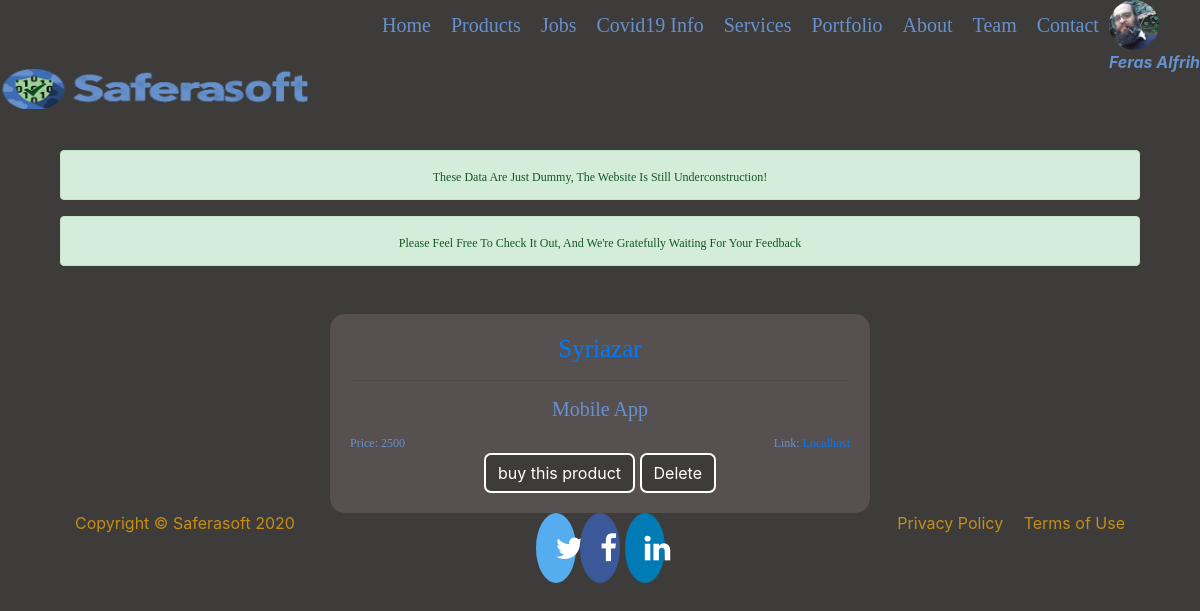
The app's page /products/products/details/1/ (signed in) with its own data.
### users/models.py (models this page shows, shortened)
class Profile(models.Model):
    user = models.OneToOneField(User, on_delete=models.CASCADE)
    image = models.ImageField(default='default.png', upload_to='profile_pics')
    jobAs = models.OneToOneField(Job, on_delete=models.SET_NULL, null=True, blank=True)
    balance = models.IntegerField(default=0, blank=True, null=True)
    sex = models.CharField(max_length=6, blank=True, null=True)
    last_logout = models.DateField(default='1970-01-01', blank=True, null=True)
    staff_requested = models.BooleanField(default=False)

### products/models.py (models this page shows, shortened)
class Product(models.Model):
	name = models.CharField(max_length=200)
	p_type = models.CharField(max_length=200)
	price = models.IntegerField()
	reservedTo = models.ForeignKey(User, on_delete=models.SET_NULL, null=True, blank=True)
	url = models.CharField(max_length=200)
	dateCreated = models.DateField(auto_now_add=True)
	is_reversed = models.BooleanField(default=False)
	is_sold = models.BooleanField(default=False)

### products/views.py (the view, shortened to what this page needs)
# urls.py: path('products/details/<int:pk>/', views.product_details, name='product_details'),
def product_details(request, pk, *args,  **kwargs):
    messages.success(request, f"these data are just dummy, the website is still underconstruction!")
    messages.success(request, f"please feel free to check it out, and we're gratefully waiting for your feedback")
    product = Product.objects.get(id=pk)
    context={
        'product':product,
        'pk':pk,
    }
    return render(request, 'products/product_detail.html', context, *args, **kwargs)

### templates/products/product_detail.html (shortened to what this page needs)
{% extends "base.html" %}
{% load crispy_forms_tags %}
{% load static %}
{% block content %}
	<center>
	    <div class="job-box content-section" >
	        <div class="job-title">
	          <a href="{% url 'product_details' product.id %}"><h3 class="">{{product.name}}</a>
	          {% if user.profile.last_logout <= product.dateCreated %}<big id="new">New</big>{% endif %}</h3><hr>
	          <h4>{{product.p_type}}</h4>
	        </div>
	        <div class="product-body ">
	          <span class="float-left">
	            <big>Price: {{product.price}}</big>
	          </span>
	          <span class="float-right">
	            <big>link: <a href="{{product.url}}">{{product.url}}</a></big>
	          </span>
	        </div><br>
	        <form method="POST" id='product'>
				{% if user.is_authenticated %}
					<button class="btn btn-warning" name="buy">buy this product</button>
				{% else %}
					<button class="btn btn-btn" name="login">Login</button>
				{% endif %}
				{% if user.is_superuser %}
					<button class="btn btn-danger" name="delete" id='del'>Delete</button>
				{% endif %}
	        </form>
        </div>
	</center>
{% endblock content %}

### templates/base.html (shortened to what this page needs)
{% load static %}
<!doctype html>
<html lang="en">
  <head>
    <link rel="stylesheet" href="https://maxcdn.bootstrapcdn.com/bootstrap/4.0.0/css/bootstrap.min.css">
    <link rel="stylesheet" href="https://cdnjs.cloudflare.com/ajax/libs/font-awesome/4.7.0/css/font-awesome.min.css">
    <link rel="stylesheet" type="text/css" href="{% static 'css/socialMedia.css' %}">
    {% if user.profile.sex == '2' %}
    <link rel="stylesheet" type="text/css" href="{% static 'css/female.css' %}">
    {% else %}
    <link rel="stylesheet" type="text/css" href="{% static 'css/male.css' %}">
    {% endif %}
  </head>
  <body class="container" id="body">
    <div class="container">
      <header>
        <nav class="navigate fixed-top">
          <div class="navigate" id="navbarNav">
            {% if user.is_authenticated %}
              <div class="navigate-user dropdown">
                <span role="button" data-toggle="dropdown" id="prflimg" aria-haspopup="true" aria-expanded="false" style="width:75px">
                 <div class="navigate-user">
                    <img class="rounded-circle dropdown-toggle" id='usr-prf'  width="50px"  height="50px" src="{{ user.profile.image.url }}"><br>
                    <a><b><i>{{ user.first_name }} {{ user.last_name }}</i></b></a>
                 </div>
                </span>
              </div>
            {% else %}
              <div class='navigate-user'>
                  <a href="{% url 'login' %}" class="btn ">Login</a>
                  <a href="{% url 'register' %}" class="btn">Register</a>
              </div>
            {% endif %}
            <ul class="navigate"  id="navbar">
              <li class="navigate" >
                <a class="navigate nav-btn js-scroll-trigger"href="{% url 'base' %}" id="Home">Home</a>
              </li>
              <li class="navigate">
                <a class="navigate nav-btn js-scroll-trigger"href="{% url 'products' %}" id="Products">Products</a>
              </li>
              {% if user.is_staff %}
              <li class="navigate">
                <a class="navigate nav-btn js-scroll-trigger"href="{% url 'jobs' %}" id="Jobs">Jobs</a>
              </li>
              {% endif %}
              <li class="navigate">
                <a class="navigate nav-btn js-scroll-trigger"href="{% url 'covid19' %}" id="Covid19">Covid19 Info</a>
              </li>
              <li class="navigate">
                <a class="navigate nav-btn js-scroll-trigger"href="{% url 'services' %}" id="Services">Services</a>
              </li>
              <li class="navigate">
                <a class="navigate nav-btn js-scroll-trigger"href="{% url 'portfolio' %}" id="Portfolio">Portfolio</a>
              </li>
              <li class="navigate">
                <a class="navigate nav-btn js-scroll-trigger"href="{% url 'about' %}" id="About">About</a>
              </li>
              <li class="navigate">
                <a class="navigate nav-btn js-scroll-trigger"href="{% url 'team' %}" id="Team">Team</a>
              </li>
              <li class="navigate">
                <a class="navigate nav-btn js-scroll-trigger"href="{% url 'contact' %}" id="Contact">Contact</a>
              </li>
            </ul>
          </div>
          <div id="logo" class="mr-auto">
            <img src="{% static 'img/logo.png' %}" width="400" >
          </div>
        </nav>
      </header>
      <main>
        <div class="mt-5">
          {% if messages %}
            <center>
              {% for message in messages %}
                <div class="alert alert-{{ message.tags }}" >
                  <big>{{ message }}</big>
                </div>
              {% endfor %}
            </center>
          {% endif %}
        </div>
        <div id="carouselExampleIndicators" class="carousel slide mt-5" data-ride="carousel">
        {% block content %}{% endblock content %}
      </main>
      <footer style="position: static;" id="footer">
        <div class="container">
            <div class="row">
                <div class="col-lg-4 text-lg-left f-caramel">Copyright © Saferasoft 2020</div>
                <div class="col-lg-4 my-3 my-lg-0">
                  <center>
                    <a href="{% url 'about' %}" class="fa fa-twitter"></i></a>
                    <a href="{% url 'about' %}" class="fa fa-facebook"></i></a>
                    <a href="{% url 'about' %}" class="fa fa-linkedin"></i></a>
                  </center>
                </div>
                <div class="col-lg-4 text-lg-right">
                  <a class="mr-3 f-caramel" href="{% url 'about' %}">Privacy Policy</a>
                  <a class=" f-caramel" href="{% url 'about' %}">Terms of Use</a>
                </div>
            </div>
        </div>
      </footer>
    </div>
  </body>
</html>

### static/css/socialMedia.css (style rules this page uses)
.fa { padding: 20px; font-size: 30px; width: 30px; text-align: center; text-decoration: none; border-radius: 50%; }
.fa-facebook { background: #3B5998; color: white; }
.fa-twitter { background: #55ACEE; color: white; }
.fa-linkedin { background: #007bb5; color: white; }

### static/css/male css/00-Colors/colors.css (style rules this page uses)
.f-caramel { color: #C68E17; }

### static/css/male css/03-Others/1others.css (style rules this page uses)
body { background-color: #3D3C3A; width: 100%; }
main { margin-top: 150px; }
footer { clear: both; padding: 0; text-align: center; vertical-align: middle; line-height: normal; margin: 0; bottom: 0px; left: 0px; width: 100%; flex:none; }

### static/css/male css/01-Layout/headers.css (style rules this page uses)
h3 { text-transform: capitalize; font-family: 'Libre Baskerville', serif; font-size: 25px; }
h4 { text-transform: capitalize; font-family: 'Libre Baskerville', serif; font-size: 20px; }

### static/css/male css/01-Layout/navs.css (style rules this page uses)
.navigate ul { float: right; }
.navigate li { display: inline; float: left; margin: 10px; }
.navigate li a { font-family: 'Crimson Pro', serif; font-size: 20px; border-radius: 5px; color: #6791cc; }
.nav-btn { border-radius: 7px; color: #6791cc; }
.navigate-user { float: right; color: #6791cc; }

### static/css/male css/01-Layout/texts.css (style rules this page uses)
big { text-transform: capitalize; font-family: 'Libre Baskerville', serif; font-size: 12px; }

### static/css/male css/01-Layout/btn.css (style rules this page uses)
.btn { border-radius: 7px; background: #3D3C3A; color: #fff; border: all; border-color:#fff; border-width: 2px; }

### static/css/male css/01-Layout/img.css (style rules this page uses)
#logo { float: left; }

### static/css/male css/03-Others/jobs.css (style rules this page uses)
.job-box { background: #565051; border-radius: 15px; padding: 20px; width: 50%; height: 70; justify-content: absolute; align-content: space-between; align-self: center; align-items: flex-start; margin-top: 20px; }
.job-box h3 { color: #1c3052; }
.job-box big { color: #6791cc; }
.job-box h4 { color: #6791cc; }

### records on screen
Product: name "Syriazar", p_type "Mobile App", price "2500"

### other values on screen
{{ user.first_name }} "Feras"
{{ user.last_name }} "Alfrih"
{{ message }} "These Data Are Just Dummy, The Website Is Still Underconstruction!" "Please Feel Free To Check It Out, And We're Gratefully Waiting For Your Feedback"
